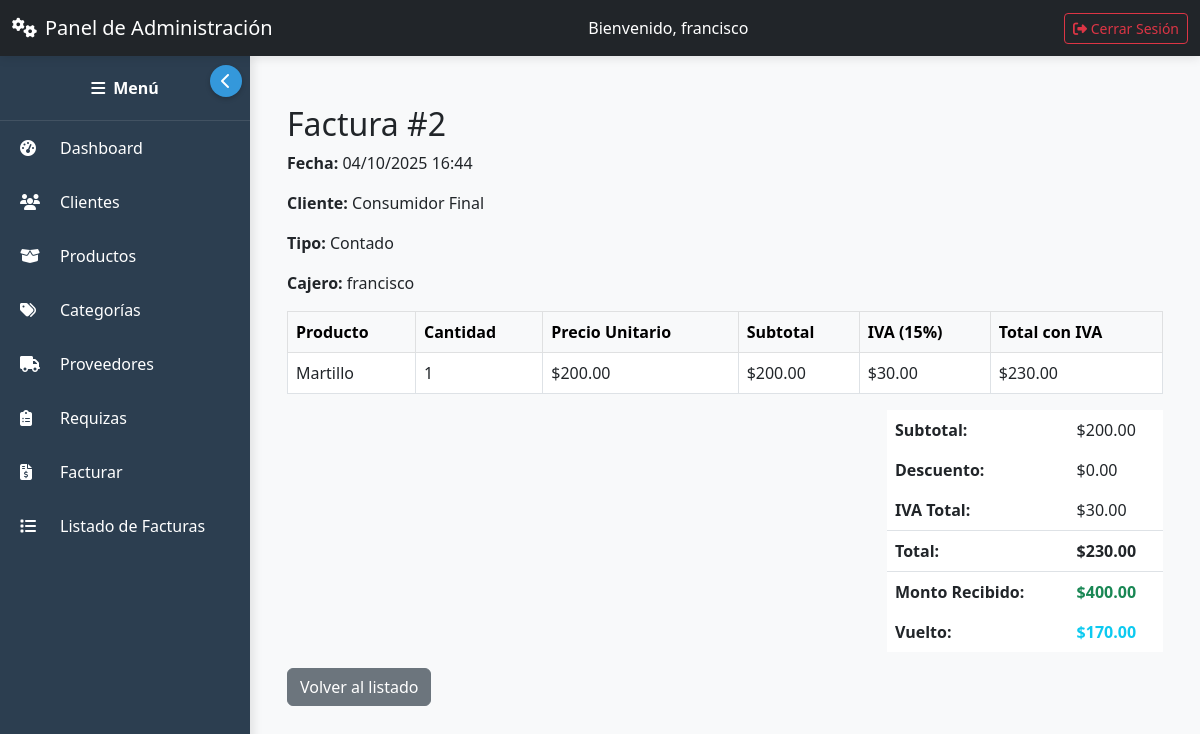
Page /facturas/2/ (signed in) on the committed database.
### facturas/models.py (models this page shows, shortened)
class Factura(models.Model):
    TIPO_VENTA_CHOICES = [
        ('contado', 'Contado'),
        ('credito', 'Crédito'),
    ]
    fecha = models.DateTimeField(default=timezone.now)
    cliente = models.ForeignKey('clientes.Cliente', on_delete=models.SET_NULL, null=True, blank=True)
    usuario = models.ForeignKey('auth.User', on_delete=models.PROTECT)
    tipo_venta = models.CharField(max_length=10, choices=TIPO_VENTA_CHOICES, default='contado')
    subtotal = models.DecimalField(max_digits=12, decimal_places=2, default=0)
    descuento = models.DecimalField(max_digits=12, decimal_places=2, default=0)
    iva_total = models.DecimalField(max_digits=12, decimal_places=2, default=0)
    total = models.DecimalField(max_digits=12, decimal_places=2, default=0)
    pagada = models.BooleanField(default=False)
    creada_en = models.DateTimeField(auto_now_add=True)
    actualizada_en = models.DateTimeField(auto_now=True)
    monto_recibido = models.DecimalField(max_digits=10, decimal_places=2, default=0)
    vuelto = models.DecimalField(max_digits=10, decimal_places=2, default=0)
    class Meta:
        ordering = ['-fecha']

class DetalleFactura(models.Model):
    factura = models.ForeignKey(Factura, related_name='detalles', on_delete=models.CASCADE)
    producto = models.ForeignKey('productos.Producto', on_delete=models.SET_NULL, null=True, blank=True)
    cantidad = models.PositiveIntegerField(default=1)
    precio_unitario = models.DecimalField(max_digits=12, decimal_places=2)
    subtotal = models.DecimalField(max_digits=12, decimal_places=2, editable=False)
    moneda = models.ForeignKey('productos.Moneda', on_delete=models.PROTECT, null=True, blank=True)
    iva = models.BooleanField(default=True)
    class Meta:
        verbose_name = "Detalle de Factura"
        verbose_name_plural = "Detalles de Factura"
    metodo_pago = models.CharField(max_length=20, default='efectivo', choices=[
        ('efectivo', 'Efectivo'),
        ('tarjeta', 'Tarjeta'),
        ('transferencia', 'Transferencia')
    ])
    id_transaccion = models.CharField(max_length=100, blank=True, null=True)
    ultimos_digitos = models.CharField(max_length=4, blank=True, null=True)
    tipo_tarjeta = models.CharField(max_length=20, blank=True, null=True)
    estado_pago = models.CharField(max_length=20, default='pendiente', choices=[
        ('pendiente', 'Pendiente'),
        ('completado', 'Completado'),
        ('fallido', 'Fallido')
    ])

### productos/models.py (models this page shows, shortened)
class Producto(models.Model):
    categoria = models.ForeignKey(
        Categoria,
        on_delete=models.CASCADE,
        verbose_name="Categoría"
    )
    proveedor = models.ForeignKey(
        Proveedor,
        on_delete=models.SET_NULL,
        null=True,
        blank=True,
        related_name='productos',
        verbose_name="Proveedor"
    )
    nombre = models.CharField(max_length=100, verbose_name="Nombre")
    precio = models.DecimalField(max_digits=10, decimal_places=2, verbose_name="Precio")
    moneda = models.ForeignKey(Moneda, on_delete=models.PROTECT, verbose_name="Moneda")
    stock = models.IntegerField(verbose_name="Stock disponible")
    activo = models.BooleanField(default=True, verbose_name="¿Activo?", help_text="Desmarque para desactivar el producto sin eliminarlo")
    objects = ProductoManager()  # Solo productos activos
    all_objects = models.Manager()  # Todos los productos
    class Meta:
        app_label = 'productos'
        verbose_name = "Producto"
        verbose_name_plural = "Productos"
        ordering = ['nombre']
    @property
    def disponible(self):
        return self.activo and self.stock > 0

### facturas/views.py (the view)
# urls.py: path('<int:pk>/', views.factura_detalle, name='factura_detalle'),
@login_required
def factura_detalle(request, pk):
    factura = get_object_or_404(Factura, pk=pk)
    detalles = factura.detalles.all()
    for detalle in detalles:
        if detalle.iva:
            detalle.iva_monto = detalle.subtotal * Decimal('0.15')
        else:
            detalle.iva_monto = Decimal('0.00')
        detalle.total_con_iva = detalle.subtotal + detalle.iva_monto
    return render(request, 'core/factura_detalle.html', {
        'factura': factura,
        'detalles': detalles
    })

### ventas/context_processors.py (called while the page is built)
def ventas_hoy(request):
    if request.user.is_authenticated:
        return {
            'ventas_hoy_count': Factura.objects.filter(fecha=date.today()).count(),
            'ventas_hoy_total': sum(f.total for f in Factura.objects.filter(fecha=date.today()))
        }
    return {}

### core/templates/core/factura_detalle.html
{% extends 'core/base.html' %}
{% block content %}
<div class="container mt-4">
    <h2>Factura #{{ factura.id }}</h2>
    <p><strong>Fecha:</strong> {{ factura.fecha|date:"d/m/Y H:i" }}</p>
    <p><strong>Cliente:</strong> {{ factura.cliente.nombre|default:"Consumidor Final" }}</p>
    <p><strong>Tipo:</strong> {{ factura.get_tipo_venta_display }}</p>
    <p><strong>Cajero:</strong> {{ factura.usuario.get_full_name|default:factura.usuario.username }}</p>
    <table class="table table-bordered">
        <thead class="table-light">
            <tr>
                <th>Producto</th>
                <th>Cantidad</th>
                <th>Precio Unitario</th>
                <th>Subtotal</th>
                <th>IVA (15%)</th>
                <th>Total con IVA</th>
            </tr>
        </thead>
        <tbody>
            {% for detalle in detalles %}
            <tr>
                <td>{{ detalle.producto.nombre }}</td>
                <td>{{ detalle.cantidad }}</td>
                <td>${{ detalle.precio_unitario|floatformat:2 }}</td>
                <td>${{ detalle.subtotal|floatformat:2 }}</td>
                <td>
                    {% if detalle.iva %}
                        ${{ detalle.iva_monto|floatformat:2 }}
                    {% else %}
                        $0.00
                    {% endif %}
                </td>
                <td>${{ detalle.total_con_iva|floatformat:2 }}</td>
            </tr>
            {% endfor %}
        </tbody>
    </table>
    <div class="row justify-content-end">
        <div class="col-md-4">
            <table class="table table-borderless">
                <tr>
                    <td><strong>Subtotal:</strong></td>
                    <td>${{ factura.subtotal|floatformat:2 }}</td>
                </tr>
                <tr>
                    <td><strong>Descuento:</strong></td>
                    <td>${{ factura.descuento|floatformat:2 }}</td>
                </tr>
                <tr>
                    <td><strong>IVA Total:</strong></td>
                    <td>${{ factura.iva_total|floatformat:2 }}</td>
                </tr>
                <tr class="border-top">
                    <td><strong>Total:</strong></td>
                    <td><strong>${{ factura.total|floatformat:2 }}</strong></td>
                </tr>
                {% if factura.tipo_venta == 'contado' %}
                <tr class="border-top">
                    <td><strong>Monto Recibido:</strong></td>
                    <td><strong class="text-success">${{ factura.monto_recibido|floatformat:2 }}</strong></td>
                </tr>
                <tr>
                    <td><strong>Vuelto:</strong></td>
                    <td><strong class="text-info">${{ factura.vuelto|floatformat:2 }}</strong></td>
                </tr>
                {% endif %}
            </table>
        </div>
    </div>
<a href="{% url 'facturas:factura_list' %}" class="btn btn-secondary mb-3">
    Volver al listado
</a>
{% endblock %}

### core/templates/core/base.html (shortened to what this page needs)
{% load static %}
<!DOCTYPE html>
<html lang="es">
<head>
    <link href="https://cdn.jsdelivr.net/npm/bootstrap@5.3.0/dist/css/bootstrap.min.css" rel="stylesheet">
    <link rel="stylesheet" href="https://cdnjs.cloudflare.com/ajax/libs/font-awesome/6.4.0/css/all.min.css">
</head>
<body>
    <nav class="navbar navbar-expand-lg navbar-dark bg-dark">
        <div class="container-fluid">
            <a class="navbar-brand" href="#">
                <i class="fas fa-cogs me-2"></i>Panel de Administración
            </a>
            <div class="d-flex align-items-center">
                <span class="text-white me-3">Bienvenido, {{ user.username }}</span>
            </div>
            <a href="{% url 'login' %}" class="btn btn-outline-danger btn-sm">
                <i class="fas fa-sign-out-alt"></i> Cerrar Sesión
            </a>
        </div>
    </nav>
    <nav id="sidebar">
        <div class="sidebar-header">
            <i class="fas fa-bars me-2"></i>
            <span>Menú</span>
        </div>
        <ul class="nav flex-column">
            <li class="nav-item">
                <a href="{% url 'admin_inicio' %}" class="nav-link">
                    <i class="fas fa-tachometer-alt"></i>
                    <span class="link-text">Dashboard</span>
                </a>
            </li>
            {% if request.user.is_staff %}
            <li class="nav-item">
                <a href="{% url 'cliente_list' %}" class="nav-link">
                    <i class="fas fa-users"></i>
                    <span class="link-text">Clientes</span>
                </a>
            </li>
            <li class="nav-item">
                <a href="{% url 'producto_list' %}" class="nav-link">
                    <i class="fas fa-box-open"></i>
                    <span class="link-text">Productos</span>
                </a>
            </li>
            <li class="nav-item">
                <a href="{% url 'categoria_list' %}" class="nav-link">
                    <i class="fas fa-tags"></i>
                    <span class="link-text">Categorías</span>
                </a>
            </li>
            <li class="nav-item">
                <a href="{% url 'proveedores:lista' %}" class="nav-link">
                    <i class="fas fa-truck"></i>
                    <span class="link-text">Proveedores</span>
                </a>
            </li>
        <li class="nav-item">
                <a href="{% url 'requiza_list' %}" class="nav-link">
                    <i class="fas fa-clipboard-list"></i>
                    <span class="link-text">Requizas</span>
                </a>
            </li>
            {% endif %}
            <li class="nav-item">
                <a href="{% url 'facturas:facturar' %}" class="nav-link">
                    <i class="fas fa-file-invoice-dollar"></i>
                    <span class="link-text">Facturar</span>
                </a>
            </li>
            <li class="nav-item">
               <a class="nav-link" href="{% url 'facturas:factura_list' %}">
                 <i class="fas fa-list"></i>
                 <span class="link-text">Listado de Facturas</span>
               </a>
            </li>
        </ul>
    </nav>
    <div class="toggle-container">
        <button id="sidebarToggle">
            <i id="sidebarToggleIcon" class="fas fa-chevron-left"></i>
        </button>
    </div>
    <div id="content">
        {% block content %}{% endblock %}
    </div>
</body>
</html>

### core/templates/core/base.html (style rules this page uses)
body { overflow-x: hidden; padding-top: 56px; }
#sidebar { position: fixed; top: 56px; left: 0; width: 250px; height: calc(100vh - 56px); background: #2c3e50; color: white; transition: all 0.3s ease; z-index: 1000; overflow-y: auto; box-shadow: 3px 0 10px rgba(0,0,0,0.1); }
#sidebar .nav-link { color: white; padding: 15px 20px; display: flex; align-items: center; white-space: nowrap; transition: background 0.2s; position: relative; }
#sidebar .nav-link i { min-width: 25px; transition: transform 0.3s; }
#sidebar .link-text { transition: opacity 0.3s, margin-left 0.3s; margin-left: 15px; }
#sidebar .nav-item { position: relative; }
#content { margin-left: 250px; padding: 25px; transition: margin-left 0.3s ease; min-height: calc(100vh - 56px); background-color: #f8f9fa; }
.navbar { position: fixed; top: 0; width: 100%; z-index: 1100; box-shadow: 0 2px 10px rgba(0,0,0,0.1); }
.toggle-container { position: fixed; top: 65px; left: 210px; z-index: 1100; transition: left 0.3s ease; }
#sidebarToggle { background: #3498db; border: none; color: white; width: 32px; height: 32px; border-radius: 50%; display: flex; align-items: center; justify-content: center; cursor: pointer; box-shadow: 0 2px 5px rgba(0,0,0,0.2); transition: transform 0.3s, background 0.3s; }
.sidebar-header { padding: 20px 15px; border-bottom: 1px solid rgba(255,255,255,0.1); text-align: center; font-weight: bold; display: flex; align-items: center; justify-content: center; }

### rows in the picture
Factura: id "2", fecha "04/10/2025 16:44", cliente.nombre "Consumidor Final", tipo_venta "Contado", usuario.get_full_name "francisco", subtotal "200.00", descuento "0.00", iva_total "30.00", total "230.00", monto_recibido "400.00", vuelto "170.00"
DetalleFactura: producto.nombre "Martillo", cantidad "1", precio_unitario "200.00", subtotal "200.00", iva_monto "30.00", total_con_iva "230.00"

### other values in the picture
{{ user.username }} "francisco"
